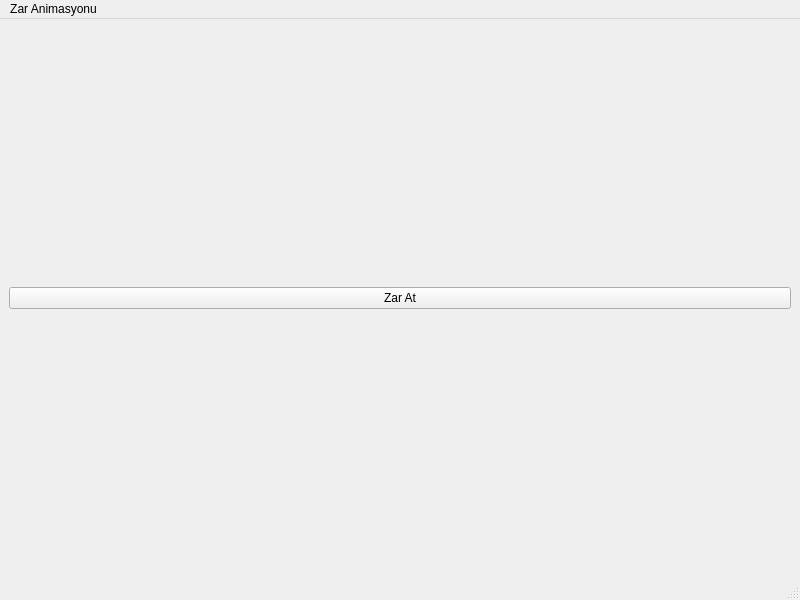
<?xml version="1.0" encoding="UTF-8"?>
<ui version="4.0">
 <class>MainWindow</class>
 <widget class="QMainWindow" name="MainWindow">
  <property name="geometry">
   <rect>
    <x>0</x>
    <y>0</y>
    <width>800</width>
    <height>600</height>
   </rect>
  </property>
  <property name="windowTitle">
   <string>Dice Roller</string>
  </property>
  <widget class="QWidget" name="centralwidget">
   <layout class="QGridLayout" name="gridLayout">
    <item row="1" column="0" colspan="2">
     <widget class="QPushButton" name="rollButton">
      <property name="text">
       <string>Zar At</string>
      </property>
     </widget>
    </item>
   </layout>
  </widget>
  <widget class="QStatusBar" name="statusbar"/>
  <widget class="QMenuBar" name="menubar">
   <property name="geometry">
    <rect>
     <x>0</x>
     <y>0</y>
     <width>400</width>
     <height>25</height>
    </rect>
   </property>
   <widget class="QMenu" name="menuZar_Animasyonu">
    <property name="title">
     <string>Zar Animasyonu</string>
    </property>
   </widget>
   <addaction name="menuZar_Animasyonu"/>
  </widget>
 </widget>
 <resources/>
 <connections/>
</ui>
